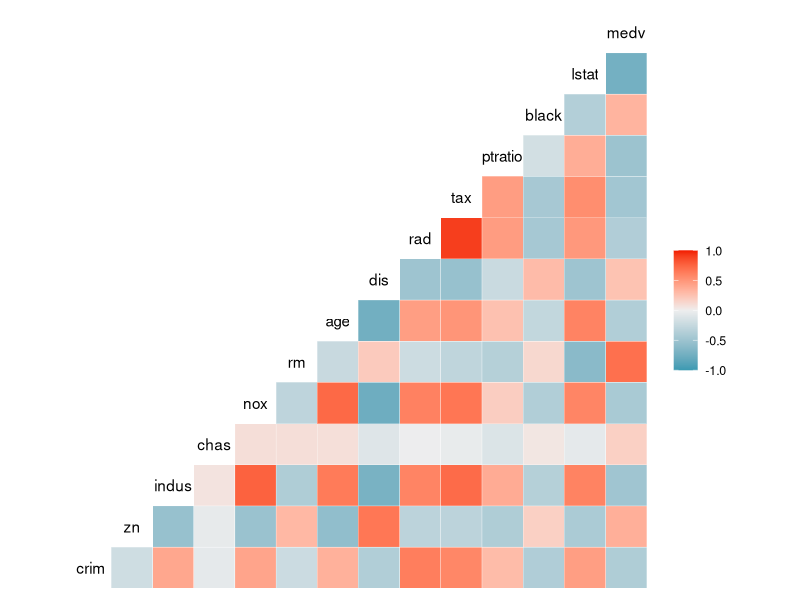
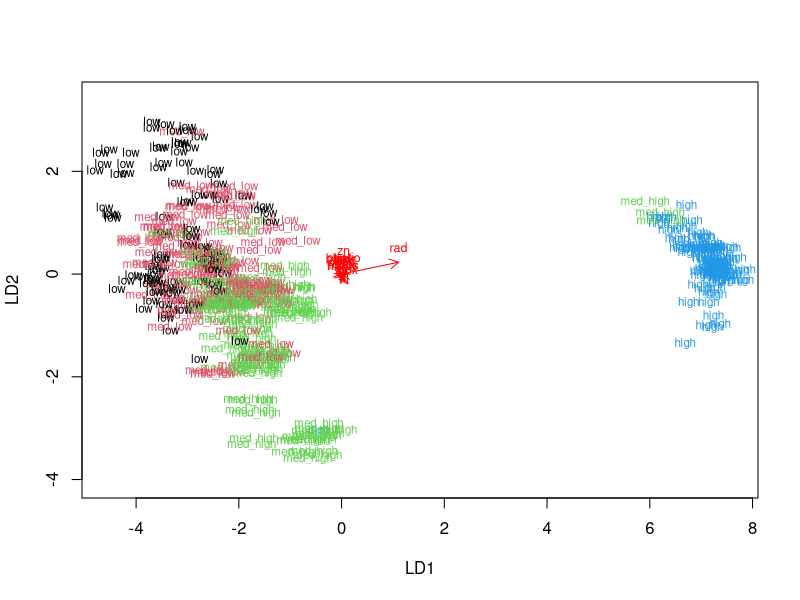
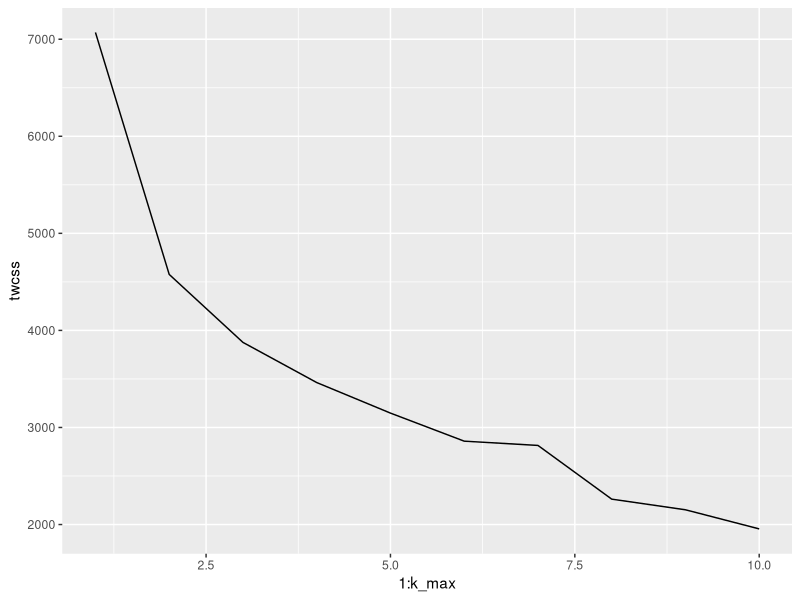
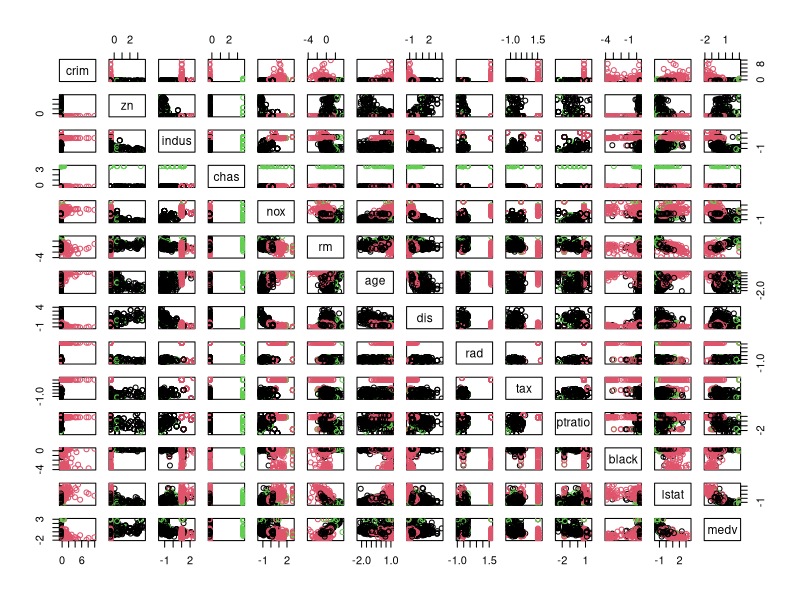

Reproduce these figures in R, in order.
## ---- chunk 1
# setwd("~/GitHub/IODS-project/data")
library(MASS)
data(Boston)
## ---- chunk 2
str(Boston)
summary(Boston)

## ---- chunk 3
library(GGally)
ggcorr(Boston)
## ---- chunk 4
cor(Boston$indus,Boston$nox)
## ---- chunk 5
cor(Boston$rad,Boston$tax)
## ---- chunk 6
cor(Boston$indus,Boston$tax)
## ---- chunk 7
boston_scaled <- as.data.frame(scale(Boston))
summary(boston_scaled)

## ---- chunk 8
quantile(boston_scaled$crim)

## ---- chunk 9
bins <- quantile(boston_scaled$crim)
labs = c("low","med_low","med_high","high")
boston_scaled$crime <- cut(boston_scaled$crim, breaks = bins, include.lowest = TRUE,labels=labs)
boston_scaled <- dplyr::select(boston_scaled, -crim)
table(boston_scaled$crime)
## ---- chunk 10
ind <- sample(nrow(Boston),  size = nrow(Boston) * 0.8)
train <- boston_scaled[ind,]
test <- boston_scaled[-ind,]
## ---- chunk 11
table(train$crime)

## ---- chunk 12
table(test$crime)

## ---- chunk 13
lda.fit <- lda(crime ~ ., data = train)
lda.fit

## ---- chunk 14
lda.arrows <- function(x, myscale = 1, arrow_heads = 0.1, color = "red", tex = 0.75, choices = c(1,2)){
  heads <- coef(x)
  arrows(x0 = 0, y0 = 0, 
         x1 = myscale * heads[,choices[1]], 
         y1 = myscale * heads[,choices[2]], col=color, length = arrow_heads)
  text(myscale * heads[,choices], labels = row.names(heads), 
       cex = tex, col=color, pos=3)
}
# target classes as numeric
classes <- as.numeric(train$crime)
# plot the lda results
plot(lda.fit, dimen = 2,col=classes,pch=classes)
lda.arrows(lda.fit, myscale = 0.3)

## ---- chunk 15
correct_classes = test$crime
test <- dplyr::select(test, -crime)
lda.pred <- predict(lda.fit, newdata = test)

## ---- chunk 16
confu = table(correct = correct_classes, predicted = lda.pred$class)
confu
## ---- chunk 17
sum(diag(confu))/nrow(test)
## ---- chunk 18
correct = as.numeric(correct_classes)
predicted = as.numeric(lda.pred$class)
sum(abs(correct-predicted)>1)
## ---- chunk 19
boston_scaled <- as.data.frame(scale(Boston))
dist_eu <- dist(Boston)
summary(dist_eu)

## ---- chunk 20
# MASS, ggplot2 and Boston dataset are available
library(ggplot2)
set.seed(123)

# determine the number of clusters
k_max <- 10

# calculate the total within sum of squares
twcss <- sapply(1:k_max, function(k){kmeans(boston_scaled, k)$tot.withinss})

# visualize the results
qplot(x = 1:k_max, y = twcss, geom = 'line')


## ---- chunk 21
km <-kmeans(boston_scaled, centers = 3)
pairs(boston_scaled, col = km$cluster)
